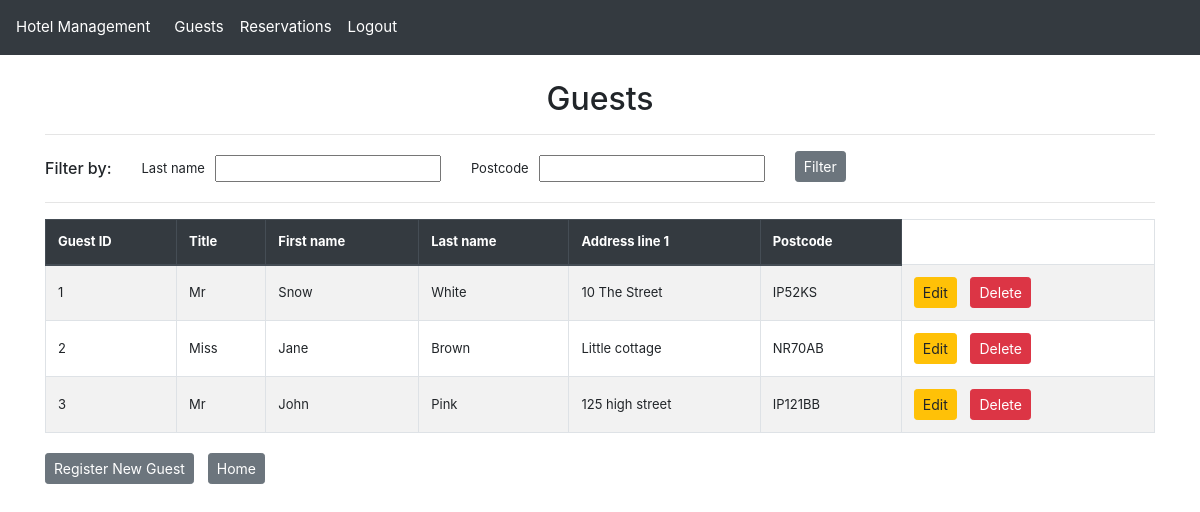
The page /guest/ (signed in) on the database as committed earlier.
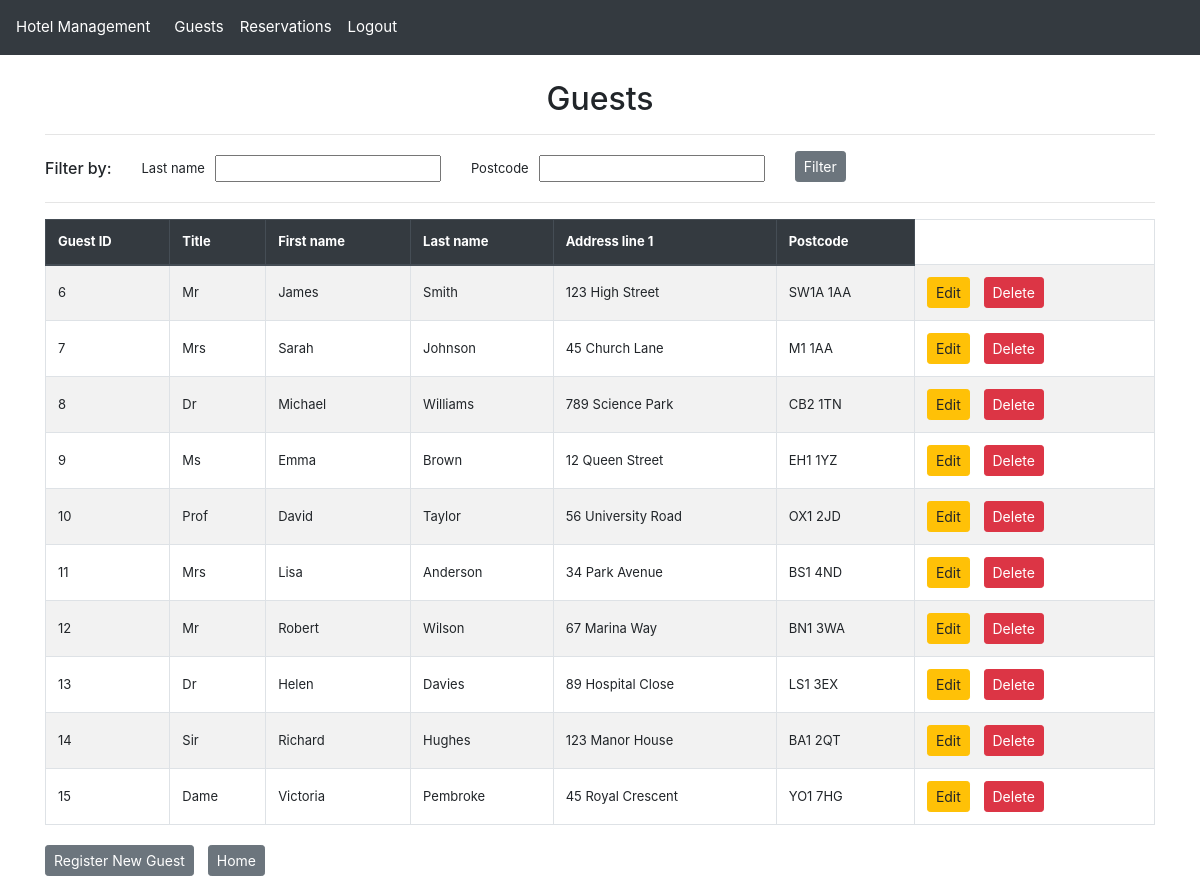
The same page on the database as committed later.
### hotel_app/models.py (models this page shows, shortened)
class Guest(models.Model):
    guest_id = models.AutoField(primary_key=True)  # Unique identifier for each guest
    title = models.CharField(
        max_length=10,
        validators=[validate_title]
    )  # Guest's title (Mr., Mrs., Ms., etc.)
    first_name = models.CharField(
        max_length=50,
        validators=[
            RegexValidator(
                r'^[A-Za-z\-\' ]+$',
                message="First name can only contain letters, hyphens, apostrophes and spaces"
            )
        ]
    )  # Guest's first name
    last_name = models.CharField(
        max_length=50,
        validators=[
            RegexValidator(
                r'^[A-Za-z\-\' ]+$',
                message="Last name can only contain letters, hyphens, apostrophes and spaces"
            )
        ]
    )  # Guest's last name
    phone_number = models.CharField(
        max_length=11,
        validators=[
            RegexValidator(
                r'^(07\d{9}|0\d{10})$',
                message="Phone number must be a valid UK number with only digits (e.g., '07123456789' or '02012345678')"
            )
        ]
    )  # Contact phone number
    email = models.EmailField(
        max_length=320,
        validators=[
            RegexValidator(
                r'^[a-zA-Z0-9._%+-]+@[a-zA-Z0-9.-]+\.[a-zA-Z]{2,}$',
                message="Please enter a valid email address"
            )
        ]
    )  # Contact email address
    address_line1 = models.CharField(
        max_length=80,
        validators=[
            RegexValidator(
                r'^[A-Za-z0-9\-\',\. ]+$',
                message="Address can only contain letters, numbers, hyphens, apostrophes, commas, periods and spaces"
            )
        ]
    )  # Primary address line
    address_line2 = models.CharField(
        max_length=80,
        blank=True,
        null=True,
        validators=[
            RegexValidator(
                r'^[A-Za-z0-9\-\',\. ]+$',
                message="Address can only contain letters, numbers, hyphens, apostrophes, commas, periods and spaces"
            )
        ]
    )  # Secondary address line (optional)
    city = models.CharField(
        max_length=80,
        validators=[
            RegexValidator(
                r'^[A-Za-z\-\' ]+$',
                message="City can only contain letters, hyphens, apostrophes and spaces"
            )
        ]
    )  # City of residence
    county = models.CharField(
        max_length=80,
        validators=[
            RegexValidator(
                r'^[A-Za-z\-\' ]+$',
                message="County can only contain letters, hyphens, apostrophes and spaces"
            )
        ]
    )  # County/state/region
    postcode = models.CharField(
        max_length=8,
        validators=[
            RegexValidator(
                r'^([A-Za-z][A-Ha-hJ-Yj-y]?\d[A-Za-z\d]? ?\d[A-Za-z]{2}|GIR ?0A{2})$',
                message="Please enter a valid UK postcode (e.g., 'SW1A 1AA', 'M1 1AA' or 'B338TH')"
            )
        ]
    )  # Postal/ZIP code

### hotel_app/views.py (the view, shortened to what this page needs)
# urls.py: path('guest/', views.guest_list_view, name="guest_list"),  # List all guests
@login_required
def guest_list_view(request):
    guest_filter = GuestFilter(request.GET, queryset=Guest.objects.all())
    validation_errors = []
    if validation_errors:
        from django.contrib import messages
        for error in validation_errors:
            messages.error(request, error)
        guest_filter = GuestFilter(queryset=Guest.objects.all())
    return render(request, 'guest_list.html', {
        'filter': guest_filter
    })

### hotel_app/filters.py (called while the page is built)
    @property
    def qs(self):
        qs = super().qs
        if self.data.get('last_name'):
            is_valid, error = self.validate_last_name(self.data['last_name'])
            if not is_valid:
                logger.warning(f"Invalid last name format: {self.data['last_name']}")
                return self.queryset.none()  # Return empty queryset for invalid input
        return qs

### hotel_app/templatetags/custom_filters.py (called while the page is built)
@register.filter(name='is_in_group')
def is_in_group(user, group_name):
    return user.groups.filter(name=group_name).exists()

### hotel_app/templates/guest_list.html (shortened to what this page needs)
{% extends "guest_list_base.html" %}
{% block heading %}
Guests
{% endblock %}
{% block actions %}
<div class="button-group">
    <a href="{% url 'guest_update' guest.guest_id %}" class="btn btn-warning btn-sm" >Edit</a>
    <a href="{% url 'guest_delete' guest.guest_id %}" class="btn btn-danger btn-sm" >Delete</a>
</div>
{% endblock %}
{% block footer %}
<div class="button-group">
    <a href="{% url 'guest_create' %}?mode=list" class="btn btn-secondary btn-sm">Register New Guest</a>
    <a href="{% url 'home' %}" class="btn btn-secondary btn-sm">Home</a>
</div>
{% endblock %}

### hotel_app/templates/guest_list_base.html (shortened to what this page needs)
{% extends "base.html" %}
{% block content %}
    <h2 class="text-center">{% block heading %}{% endblock %}</h2>
    <hr>
    <div class="row align-items-center">
        <div class="col-auto text-center" style="font-size: 13px; vertical-align: middle;">
            <h6 class="fw-bold mb-0">Filter by:</h6>
        </div>
        <div class="col">
            <form method="get" class="row g-3">
                {% for field in filter.form %}
                <div class="col-md-auto d-flex align-items-center mt-1 mb-1">
                    <label for="{{ field.id_for_label }}" class="form-label fw-bold" style="font-size: 13px; margin-right: 10px; margin-bottom: 0; vertical-align: middle;">{{ field.label }}</label>
                    {{ field }}
                </div>
                {% endfor %}
                <div class="col-md-auto">
                    <button type="submit" class="btn btn-secondary btn-sm">Filter</button>
                </div>
            </form>
        </div>
    </div>
    <hr>
    <table class="table table-bordered table-striped ">
        <thead class="thead-dark">
            <tr>
                <th>Guest ID</th>
                <th>Title</th>
                <th>First name</th>
                <th>Last name</th>
                <th>Address line 1</th>
                <th>Postcode</th>
            </tr>
        </thead>
        <tbody>
            {% for guest in filter.qs %}
            <tr>
                <td>{{ guest.guest_id }} </td>
                <td>{{ guest.title }} </td>
                <td>{{ guest.first_name }} </td>
                <td>{{ guest.last_name }} </td>
                <td>{{ guest.address_line1 }} </td>
                <td>{{ guest.postcode }} </td>
                <td>
                    {% block actions %}{% endblock %}
                </td>
            </tr>
            {% endfor %}
        </tbody>
    </table>
{% endblock %}

### hotel_app/templates/base.html (shortened to what this page needs)
{% load custom_filters %}
{% load static %}
<!DOCTYPE html>
<html lang="en">
<head>
    <link href="https://cdn.jsdelivr.net/npm/bootstrap@4.6.2/dist/css/bootstrap.min.css" rel="stylesheet">
    <link href="https://cdnjs.cloudflare.com/ajax/libs/font-awesome/6.0.0/css/all.min.css" rel="stylesheet">
    <link rel="stylesheet" type="text/css" href="{% static 'css/styles.css' %}">
</head>
<body>
    <nav class="navbar navbar-expand-lg navbar-dark fixed-top">
        <a class="navbar-brand" href="{% url 'home' %}">Hotel Management</a>
        <div class="collapse navbar-collapse" id="navbarNav">
            <ul class="navbar-nav">
                {% if user.is_authenticated %}
                <li class="nav-item">
                    <a class="nav-link" href="{% url 'guest_list' %}">Guests</a>
                </li>
                <li class="nav-item">
                    <a class="nav-link" href="{% url 'reservation_list' %}">Reservations</a>
                </li>
                <li class="nav-item"><a class="nav-link" href="{% url 'logout' %}">Logout</a></li>
                {% else %}
                    <li class="nav-item"><a class="nav-link" href="{% url 'login' %}">Login</a></li>
                {% endif %}
            </ul>
        </div>
    </nav>
    <div class="container">
        {% block content %}{% endblock  %}
    </div>
    <div class="container">
        {% block footer %}{% endblock  %}
    </div>
</body>
</html>

### static/css/styles.css (style rules this page uses)
body { padding-top: 56px; font-size: 14px; }
.navbar { background-color: #343a40; }
.navbar-brand, .nav-link { color: #fff !important; font-size: 15px; }
.container { margin-top: 20px; font-size: 14px; }
.table th, .table td { vertical-align: middle; font-size: 13px; }
.button-group a, button { margin-right: 10px; }

Rows that differ between the two databases and show on the page:
removed Guest: guest_id "1", title "Mr", first_name "Snow", last_name "White", address_line1 "10 The Street", postcode "IP52KS"
removed Guest: guest_id "2", title "Miss", first_name "Jane", last_name "Brown", address_line1 "Little cottage", postcode "NR70AB"
removed Guest: guest_id "3", title "Mr", first_name "John", last_name "Pink", address_line1 "125 high street", postcode "IP121BB"
added Guest: guest_id "6", title "Mr", first_name "James", last_name "Smith", address_line1 "123 High Street", postcode "SW1A 1AA"
added Guest: guest_id "7", title "Mrs", first_name "Sarah", last_name "Johnson", address_line1 "45 Church Lane", postcode "M1 1AA"
added Guest: guest_id "8", title "Dr", first_name "Michael", last_name "Williams", address_line1 "789 Science Park", postcode "CB2 1TN"
added Guest: guest_id "9", title "Ms", first_name "Emma", last_name "Brown", address_line1 "12 Queen Street", postcode "EH1 1YZ"
added Guest: guest_id "10", title "Prof", first_name "David", last_name "Taylor", address_line1 "56 University Road", postcode "OX1 2JD"
added Guest: guest_id "11", title "Mrs", first_name "Lisa", last_name "Anderson", address_line1 "34 Park Avenue", postcode "BS1 4ND"
added Guest: guest_id "12", title "Mr", first_name "Robert", last_name "Wilson", address_line1 "67 Marina Way", postcode "BN1 3WA"
added Guest: guest_id "13", title "Dr", first_name "Helen", last_name "Davies", address_line1 "89 Hospital Close", postcode "LS1 3EX"
added Guest: guest_id "14", title "Sir", first_name "Richard", last_name "Hughes", address_line1 "123 Manor House", postcode "BA1 2QT"
added Guest: guest_id "15", title "Dame", first_name "Victoria", last_name "Pembroke", address_line1 "45 Royal Crescent", postcode "YO1 7HG"
